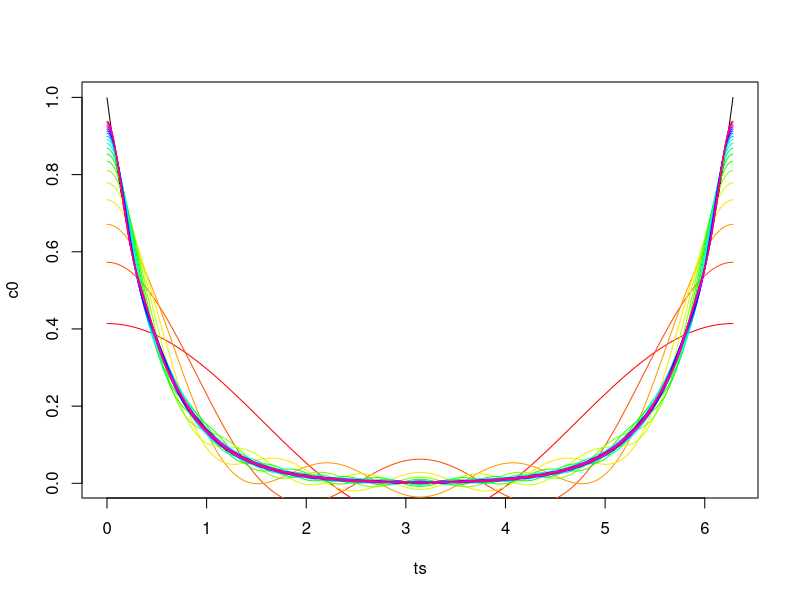
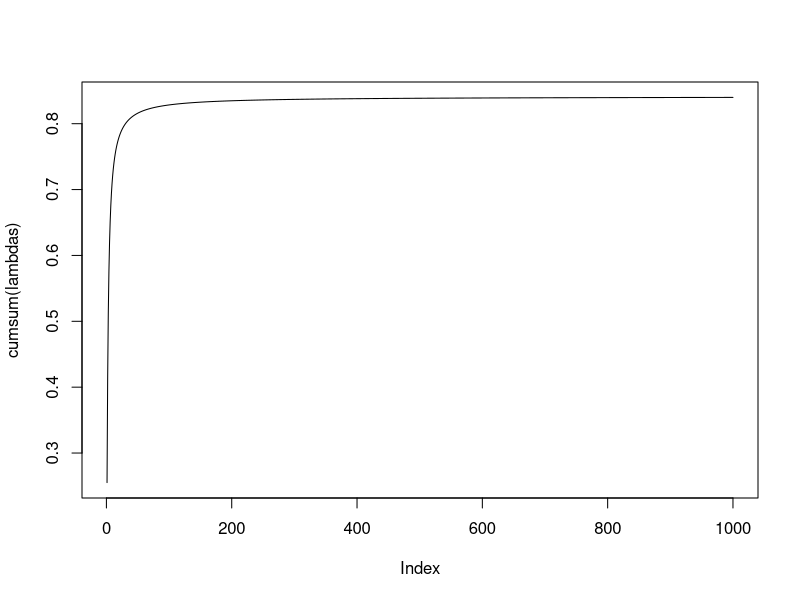
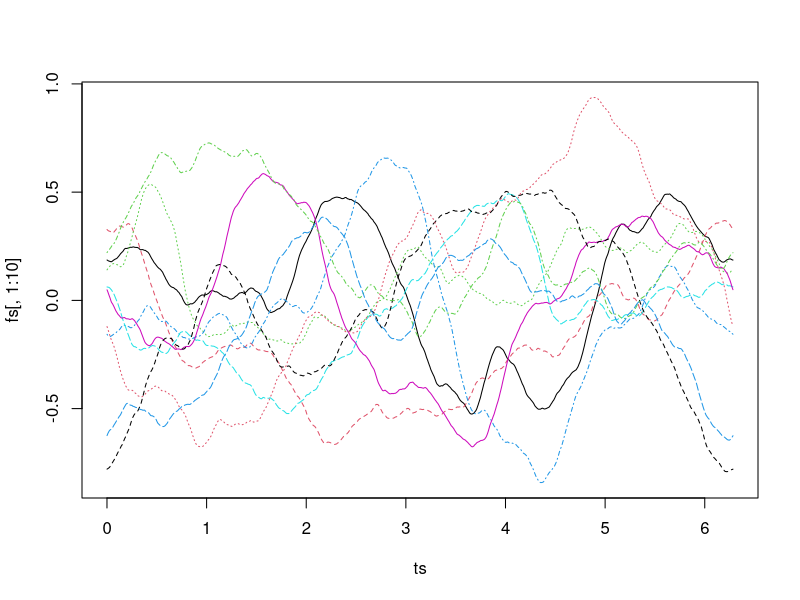
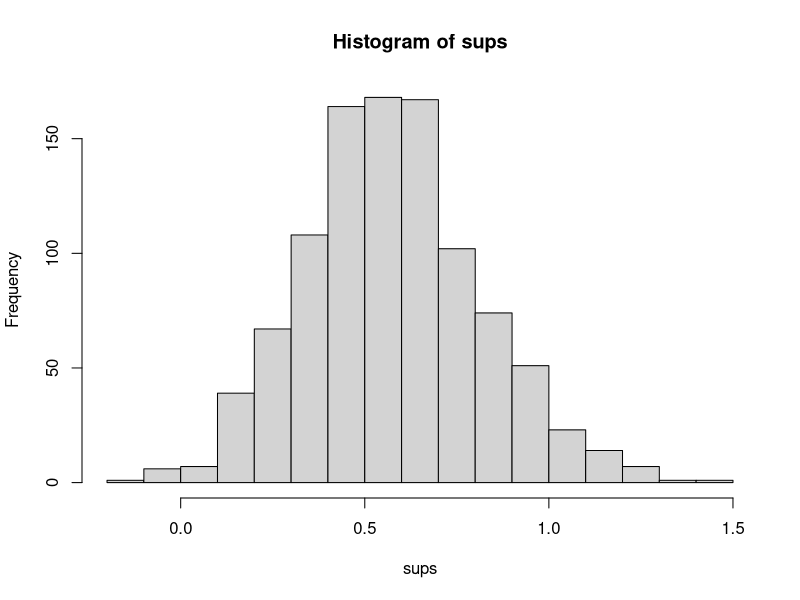

The R script that drew these images, in order:
# Behavior of sup f_t with C(s,t) = e^-(kappa (s-t))^p as kappa to infty

# verify the eigendecomposition

kappa = 2
p = 1
nlam = 1000
lambdas = numeric(nlam)
intres = 10000
ts = 2*pi*(1:intres)/intres
reflts = ifelse(ts < pi, ts, 2*pi-ts)
c0 = exp(-(kappa * reflts)^p)
cprox = matrix(0,length(ts),nlam)
#plot(ts,c0,type="l")
for (ii in 1:nlam) {
  ll= 2*sum(cos(ii*ts)*c0)/intres
  lambdas[ii] = ll
  cprox[,ii] = ll * cos(ii*ts)
}
cprox2 = t(apply(cprox,1,cumsum))
dim(cprox2)
plot(ts,c0,type="l")
for (ii in 1:20) {
  lines(ts,cprox2[,ii]+mean(c0),col=rainbow(20)[ii])
}
#plot(lambdas)
plot(cumsum(lambdas),type="l")
#plot(log(10*ts))
#plot(1/lambdas)
#plot(log(lambdas))

a = t(t(ts)) %x% t(rep(0:nlam))
mat = cbind(cos(a),sin(a))
mat = t(t(mat)*rep(c(mean(c0),lambdas),2))
nrep = 1000
z = matrix(rnorm(2*nrep*(nlam+1)),2*(nlam+1),nrep)
fs = mat %*% z
matplot(ts,fs[,1:10],type="l")
sups = apply(fs,2,max)
hist(sups)
